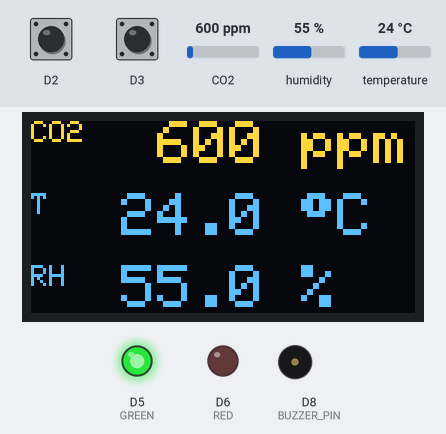
A program run on a simulated Arduino Nano ESP32. On the bench: 128×64 one-colour display, output pins drawn as LEDs (lit = HIGH), buzzer (waves = sounding). The inputs (shaded band) are chosen by the test bench; at power-on: D2 HIGH, D3 HIGH, CO2 600 ppm, humidity 55 %, temperature 24 °C. The OLED is the two-colour kind (top 16 rows yellow); what the program prints to the serial monitor is not drawn.

Above: at 3.3 s.
3.4 s: D2 pulled LOW for 3 s
At 4.1 s:
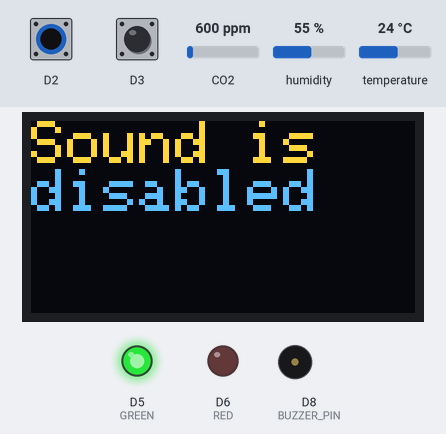
7.9 s: D3 pulled LOW for 3 s
At 9.5 s:
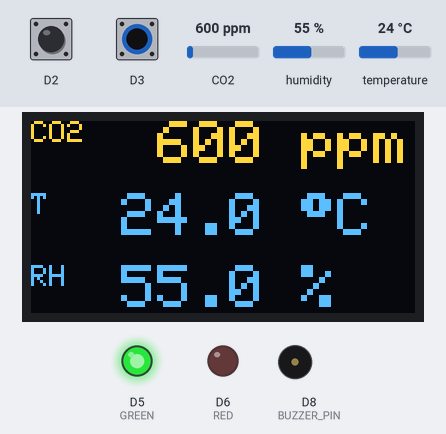
12.4 s: CO2 set to 767 ppm
At 13.4 s:
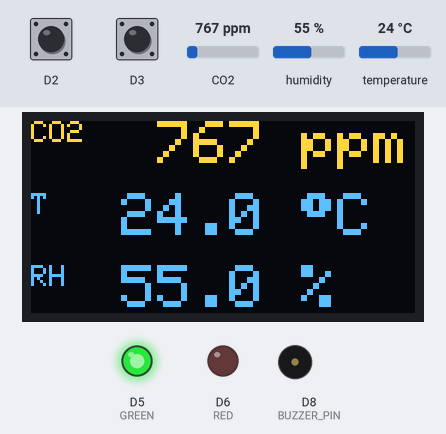
16.0 s: CO2 set to 847 ppm
At 18.2 s:
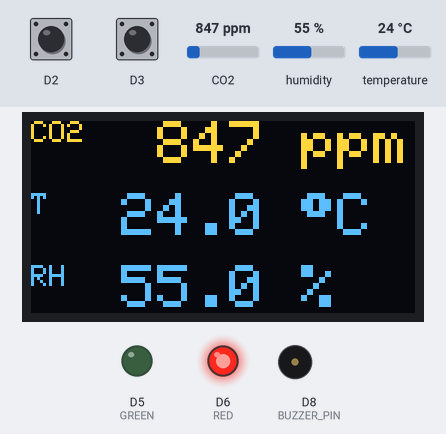
19.6 s: D2 pulled LOW for 3 s
At 21.1 s:
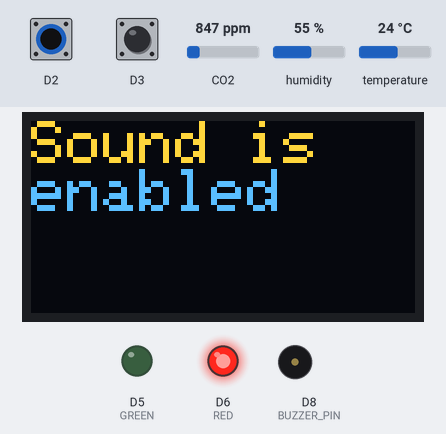
24.1 s: D2 pulled LOW for 3 s
At 25.2 s:
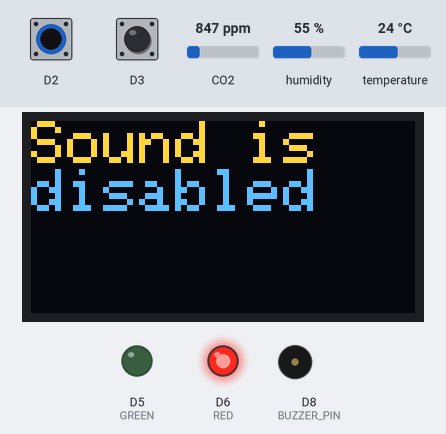
Timing chart, 0 to 27.1 s (numbered marks = the images above; inputs shaded):
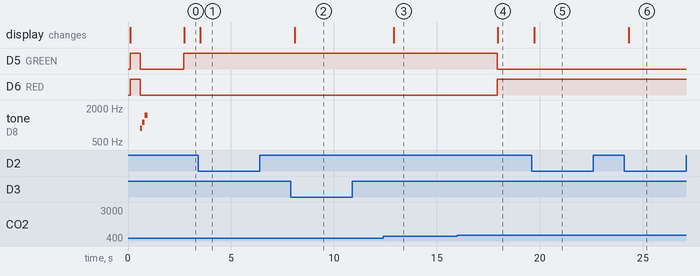

Measured:
- the behaviour switches between 799 and 800 ppm on CO2 (found by bisection; images 3 and 4)
- after the input at 3.4 s, the display: changes after 0.11 s (image 1)
- after the input at 7.9 s, the display: changes after 0.19 s (image 2)
- after the input at 12.4 s, the display: changes after 0.50 s (image 3)
- after the input at 16.0 s, D5 (GREEN): HIGH → LOW after 1.9 s; D6 (RED): LOW → HIGH after 1.9 s; the display: changes after 2.0 s (image 4)
- after the input at 19.6 s, the display: changes after 0.14 s (image 5)
- after the input at 24.1 s, the display: changes after 0.22 s (image 6)

The program:

main.cpp
```cpp
#include <Arduino.h>

#include "components/sensor_scd30.h"
#include "components/oled_display_sh1106.h"
#include "components/light_indicator.h"
#include "components/button.h"
#include "components/buzzer.h"
#include "views/view_service.h"
#include "interrupt_flags.h"

void setup()
{
  Serial.begin(115200);

#if defined(WAIT_FOR_SERIAL_MONITOR)
  // Requires active monitoring, use the RESET button to start monitoring
  // will wait until serial console opens
  while (!Serial)
    delay(10);
#endif

  display::setup();
  display::printWelcomeMessage();

  sensor_scd30::setup();
  sensor_scd30::waitUntilDataReady();

  light_indicator::setup();
  light_indicator::powerOnSelfTest();

  buzzer::setup();
  buzzer::playWelcomeTone();

  button::setup();
}

void loop()
{
  auto now = millis();

  // variable to keep track of the timing of recent update
  static unsigned long last_update_time = 0;
  if (now - last_update_time > 2500 /*ms*/)
  {
    last_update_time = now;

    sensor_scd30::updateData();
    light_indicator::updateLight(sensor_scd30::sensorData.CO2);

    Serial.println();
    sensor_scd30::printSerial();
    light_indicator::printSerial();

    updateViewImmediatly = false;
    view::viewService.render();
  }

  // Play a warning 'buzz' every 10sec if co2 > 1100 ppm
  static unsigned long last_buzzer_time = 0;
  if ((sensor_scd30::sensorData.CO2 > 1100 /*ppm*/) && (now - last_buzzer_time > 10000 /*ms*/))
  {
    last_buzzer_time = now;

    buzzer::playWarning();
  }

  /**
   * The flag is updated by an ISR when a button is pressed.
   * This will update the display immediatly, and is not bound to any other condition.
   * Otherwise the view is updated only every ~2.5sec, which feels very laggy
   */
  if (updateViewImmediatly)
  {
    updateViewImmediatly = false;
    view::viewService.render();
  }

  delay(250);
}
```

button.h
```cpp
#pragma once

#include <Arduino.h>
#include "views/view_service.h"
#include "buzzer.h"
#include "interrupt_flags.h"

namespace button
{

    const int BUTTON_MUTE_BUZZER = D2;
    const int BUTTON_NEXT_VIEW = D3;

    const unsigned long DEBOUNCE_TIME = 350; // ms

    void
#if defined(ESP32)
        IRAM_ATTR // Forces code into IRAM instead of flash (required for ESP32)
#endif
        isrMuteBuzzer()
    {
        // variable to keep track of the timing of recent interrupts
        static unsigned long last_button_time = 0;

        auto now = millis();
        if (now - last_button_time > DEBOUNCE_TIME)
        {
            Serial.println("Button pressed: mute buzzer");

            last_button_time = now;
            buzzer::toggleMute();
            view::viewService.switchToBuzzerMuteView();
            updateViewImmediatly = true;
        }
    }

    void
#if defined(ESP32)
        IRAM_ATTR // Forces code into IRAM instead of flash (required for ESP32)
#endif
        isrNextView()
    {
        // variable to keep track of the timing of recent interrupts
        static unsigned long last_button_time = 0;

        auto now = millis();
        if (now - last_button_time > DEBOUNCE_TIME)
        {
            Serial.println("Button pressed: next view");

            last_button_time = now;
            view::viewService.switchToNextView();
            updateViewImmediatly = true;
        }
    }

    /**
     * Arduinos have an internal pullup
     */
    void setupButton(uint8_t pin, void (*intRoutine)())
    {
        pinMode(pin, INPUT_PULLUP);
        attachInterrupt(pin, intRoutine, FALLING);
    }

    void setup()
    {
        Serial.print("Initializing buttons ...");
        setupButton(BUTTON_MUTE_BUZZER, isrMuteBuzzer);
        setupButton(BUTTON_NEXT_VIEW, isrNextView);
        Serial.println(" setup complete");
    }
}
```

buzzer.h
```cpp
#pragma once

#include <Arduino.h>

namespace buzzer
{
    volatile bool isMuted = false;

    const int BUZZER_PIN = D8;
    const int BUZZER_CHANNEL = 0;

    void setup()
    {
        Serial.print("Initializing buzzer ...");

        ledcSetup(BUZZER_CHANNEL, 500, 15);
        ledcAttachPin(BUZZER_PIN, BUZZER_CHANNEL);

        Serial.println(" setup complete");
    }

    void play(int freq_Hz, int duration_ms)
    {
        ledcWriteTone(BUZZER_CHANNEL, freq_Hz);
        if (duration_ms > 0)
        {
            delay(duration_ms);
        }
    }

    void toneOff()
    {
        play(0, 0);
    }

    void playWelcomeTone()
    {
        play(880, 100);
        play(1109, 100);
        play(1480, 150);
        toneOff();
    }

    /**
     * experimantal - Playing with Notes/Octaves
     */
    void playWelcomeMelody()
    {
        ledcWriteNote(BUZZER_CHANNEL, NOTE_C, 1);
        delay(50);
        ledcWriteNote(BUZZER_CHANNEL, NOTE_E, 2);
        delay(50);
        ledcWriteNote(BUZZER_CHANNEL, NOTE_G, 6);
        delay(50);
        toneOff();
    }

    void playWarning()
    {
        if (isMuted)
            return;

        play(300, 100);
        toneOff();
    }

    void toggleMute()
    {
        isMuted = !isMuted;
    }
}
```

light_indicator.h
```cpp
#pragma once

#include <Arduino.h>

namespace light_indicator
{

    /**
     * The assigned values are the physical pin numbers of the corresponding led.
     */
    enum Light
    {
        GREEN = D5,
        RED = D6,
        OFF = -1,
    };

    Light activeLigth = OFF;

    void powerOnSelfTest()
    {
        digitalWrite(GREEN, HIGH);
        digitalWrite(RED, HIGH);
        delay(500);
        digitalWrite(GREEN, LOW);
        digitalWrite(RED, LOW);
    }

    void setup()
    {
        pinMode(GREEN, OUTPUT);
        pinMode(RED, OUTPUT);
    }

    /**
     * threshold    color
     *    0 -  800  GREEN
     *  800 -  inf  RED
     *
     */
    light_indicator::Light mapCo2ToTrafficLight(float co2_ppm)
    {
        using namespace light_indicator;

        if (co2_ppm < 800)
        {
            return GREEN;
        }
        else
        {
            return RED;
        }
    }

    void changeLight(const Light newLight)
    {
        if (activeLigth != OFF)
        {
            // switch off active light
            digitalWrite(activeLigth, LOW);
        }

        if (newLight != OFF)
        {
            // switch on new light
            digitalWrite(newLight, HIGH);
        }

        // update active light
        activeLigth = newLight;
    }

    void updateLight(const float co2)
    {
        auto newLight = mapCo2ToTrafficLight(co2);
        if (newLight != activeLigth)
        {
            changeLight(newLight);
        }
    }

    void printSerial()
    {
        String light = "";
        switch (activeLigth)
        {
        case GREEN:
            light = "GREEN";
            break;

        case RED:
            light = "RED";
            break;

        default:
            light = "OFF";
            break;
        }
        Serial.printf("Active Light: %s\n", light.c_str());
    }
}
```

oled_display_sh1106.h
```cpp
#pragma once

#include <Arduino.h>
#include <SPI.h>
#include <Wire.h>
#include <Adafruit_SH110X.h>

#define SCREEN_WIDTH 128 // OLED display width, in pixels
#define SCREEN_HEIGHT 64 // OLED display height, in pixels
#define OLED_RESET -1    // Reset pin # (or -1 if sharing Arduino reset pin)
#define I2C_ADDRESS 0x3C

namespace display
{
    Adafruit_SH1106G display(SCREEN_WIDTH, SCREEN_HEIGHT, &Wire, OLED_RESET);

    const uint16_t WHITE = SH110X_WHITE;
    const uint16_t BLACK = SH110X_BLACK;

    /**
     * Using the Degree symbol requires the display to support the correct "Code Page 437".
     */
    const char DEGREE_SYMBOL = char(248);

    void setNormalTextColor()
    {
        // Draw white text (the default is black), because the display is black
        display.setTextColor(WHITE);
    }

    void invertTextColor()
    {
        display.setTextColor(BLACK, WHITE);
    }

    void setup()
    {
        Serial.print("Initializing display ...");

        if (!display.begin(I2C_ADDRESS, true))
        {
            Serial.println(F("SSD1306 allocation failed"));
            for (;;)
                ; // Don't proceed, loop forever
        }

        setNormalTextColor();
        display.setTextSize(1); // Normal 1:1 pixel scale
        display.cp437(true);    // Enable correct CP437 character values, to print degree symbol (°)

        display.clearDisplay();
        display.display();

        Serial.println(" setup complete");
    }

    void printWelcomeMessage()
    {
        display.setTextSize(2);
        display.println("AIRBOOST");
        display.println();
        display.println("Air");
        display.println("Quality");
        display.display();
    }

}
```

sensor_scd30.h
```cpp
#pragma once

#include <Arduino.h>
#include <Adafruit_SCD30.h>

namespace sensor_scd30
{

    Adafruit_SCD30 scd30;

    struct SensorData
    {
        float temperature = 0;
        float CO2 = 0;
        float relative_humidity = 0;
    } sensorData;

    void setup()
    {

        Serial.println("Adafruit SCD30 Sensor adjustment test!");
        Serial.println("Attempting to find SCD30 chip (CO2-Sensor)");

        if (!scd30.begin())
        {
            Serial.println("Failed to find SCD30 chip");
            while (1)
            {
                delay(10);
            }
        }
        Serial.println("Success. SCD30 Found!");

        /***
         * The code below will report the current settings for each of the
         * settings that can be changed. To see how they work, uncomment the setting
         * code above a status message and adjust the value
         *
         * **Note:** Since Automatic self calibration and forcing recalibration with
         * a reference value overwrite each other, you should only set one or the other
         ***/

        /*** Adjust the rate at which measurements are taken, from 2-1800 seconds */
        // if (!scd30.setMeasurementInterval(5)) {
        //   Serial.println("Failed to set measurement interval");
        //   while(1){ delay(10);}
        // }
        Serial.print("Measurement interval: ");
        Serial.print(scd30.getMeasurementInterval());
        Serial.println(" seconds");

        /*** Restart continuous measurement with a pressure offset from 700 to 1400 millibar.
         * Giving no argument or setting the offset to 0 will disable offset correction
         */
        // if (!scd30.startContinuousMeasurement(15)){
        //   Serial.println("Failed to set ambient pressure offset");
        //   while(1){ delay(10);}
        // }
        Serial.print("Ambient pressure offset: ");
        Serial.print(scd30.getAmbientPressureOffset());
        Serial.println(" mBar");

        /*** Set an altitude offset in meters above sea level.
         * Offset value stored in non-volatile memory of SCD30.
         * Setting an altitude offset will override any pressure offset.
         */
        // if (!scd30.setAltitudeOffset(110)){
        //   Serial.println("Failed to set altitude offset");
        //   while(1){ delay(10);}
        // }
        Serial.print("Altitude offset: ");
        Serial.print(scd30.getAltitudeOffset());
        Serial.println(" meters");

        /*** Set a temperature offset in hundredths of a degree celcius.
         * Offset value stored in non-volatile memory of SCD30.
         */
        // if (!scd30.setTemperatureOffset(1984)){ // 19.84 degrees celcius
        //   Serial.println("Failed to set temperature offset");
        //   while(1){ delay(10);}
        // }
        Serial.print("Temperature offset: ");
        Serial.print((float)scd30.getTemperatureOffset() / 100.0);
        Serial.println(" degrees C");

        /*** Force the sensor to recalibrate with the given reference value
         * from 400-2000 ppm. Writing a recalibration reference will overwrite
         * any previous self calibration values.
         * Reference value stored in non-volatile memory of SCD30.
         */
        // if (!scd30.forceRecalibrationWithReference(400)){
        //   Serial.println("Failed to force recalibration with reference");
        //   while(1) { delay(10); }
        // }
        Serial.print("Forced Recalibration reference: ");
        Serial.print(scd30.getForcedCalibrationReference());
        Serial.println(" ppm");

        /*** Enable or disable automatic self calibration (ASC).
         * Parameter stored in non-volatile memory of SCD30.
         * Enabling self calibration will override any previously set
         * forced calibration value.
         * ASC needs continuous operation with at least 1 hour
         * 400ppm CO2 concentration daily.
         */
        // if (!scd30.selfCalibrationEnabled(true)){
        //   Serial.println("Failed to enable or disable self calibration");
        //   while(1) { delay(10); }
        // }
        if (scd30.selfCalibrationEnabled())
        {
            Serial.print("Self calibration enabled");
        }
        else
        {
            Serial.print("Self calibration disabled");
        }

        Serial.println("\n\n");
    }

    void waitUntilDataReady()
    {
        while (!sensor_scd30::scd30.dataReady())
        {
            delay(500);
            Serial.println("waiting for data ready...");
        }
        Serial.println("... data is ready");
    }

    /**
     * Reading the data takes some time
     */
    void updateData()
    {
        if (scd30.dataReady() && scd30.read())
        {
            sensorData.temperature = scd30.temperature;
            sensorData.CO2 = scd30.CO2;
            sensorData.relative_humidity = scd30.relative_humidity;
        }
    }

    void printSerial(SensorData *data = &sensorData)
    {
        Serial.print("Temperature: ");
        Serial.print(data->temperature);
        Serial.println(" °C");

        Serial.print("Relative Humidity: ");
        Serial.print(data->relative_humidity);
        Serial.println(" %");

        Serial.print("CO2: ");
        Serial.print(data->CO2, 3);
        Serial.println(" ppm");
    }
}
```

interrupt_flags.h
```cpp
#pragma once

volatile bool updateViewImmediatly = false;
```

abstract_view.h
```cpp
#pragma once

class AbstractView
{
protected:
    AbstractView *nextView;

public:
    ~AbstractView() {}
    virtual void render() = 0;

    void setNextView(AbstractView *next) { this->nextView = next; }
    AbstractView *getNextView() { return nextView; };
};
```

buzzer_mute_view.h
```cpp
#pragma once

#include "components/oled_display_sh1106.h"
#include "components/buzzer.h"
#include "views/abstract_view.h"

namespace buzzer
{
    class BuzzerMuteView : public AbstractView
    {

        /**
         * Display the state of the sound alarm (buzzer).
         *
         * Diplay Size: 64x128px (hxw)
         *
         * Textsize 1 => 6x8
         * Textsize 2 => 12x16
         * Textsize 3 => 18x24
         * Textsize 4 => 24x32
         */
        void renderData(const bool isMuted)
        {
            display::display.clearDisplay();

            // Start at top-left corner
            display::display.setCursor(0, 0);

            display::display.setTextSize(2);
            display::display.print("Sound is\n");
            if (isMuted)
            {
                display::display.print("disabled");
            }
            else
            {
                display::display.print("enabled");
            }

            // reset textSize
            display::display.setTextSize(1);

            display::display.display();
        }

    public:
        void render() override
        {
            auto isMuted = buzzer::isMuted;
            renderData(isMuted);
        }
    };
}
```

co2_view.h
```cpp
#pragma once

#include "components/oled_display_sh1106.h"
#include "components/sensor_scd30.h"
#include "views/abstract_view.h"

namespace co2
{

    class Co2View : public AbstractView
    {

        /**
         * Display the SCD30 Data (CO2-Sensor) on the display.
         *
         * Diplay Size: 64x128px (hxw)
         *
         * Textsize 1 => 6x8
         * Textsize 2 => 12x16
         * Textsize 3 => 18x24
         * Textsize 4 => 24x32
         */
        void renderData(const sensor_scd30::SensorData *data)
        {
            display::display.clearDisplay();

            // Start at top-left corner
            display::display.setCursor(0, 0);

            // print capital CO
            display::display.setTextSize(3);
            display::display.print("CO");

            // print subscript 2
            display::display.setTextSize(2);
            display::display.setCursor(36, 8);
            display::display.print("2");

            // print unit
            display::display.setTextSize(1);
            display::display.setCursor(110, 16);
            display::display.print("ppm");

            // print data
            display::display.setTextSize(4);
            display::display.setCursor(4, 32);
            display::display.printf("%5.0f", data->CO2);

            // reset textSize
            display::display.setTextSize(1);

            display::display.display();
        }

    public:
        void render() override
        {
            auto data = &sensor_scd30::sensorData;
            renderData(data);
        }
    };
}
```

view_service.h
```cpp
#pragma once

#include "views/raw_data_view.h"
#include "views/co2_view.h"
#include "views/heatindex_view.h"
#include "views/buzzer_mute_view.h"

namespace view
{
    class ViewService
    {
        data::RawDataView dataView;
        co2::Co2View co2View;
        heatindex::HeatIndexView heatIndexView;
        buzzer::BuzzerMuteView buzzerMuteView;

        AbstractView *activeView;

    public:
        ViewService()
        {
            dataView.setNextView(&co2View);
            co2View.setNextView(&heatIndexView);
            heatIndexView.setNextView(&buzzerMuteView);
            buzzerMuteView.setNextView(&dataView);

            this->activeView = &dataView;
        }

        void switchToNextView()
        {
            activeView = activeView->getNextView();
        }

        void render()
        {
            activeView->render();
        }

        void switchToBuzzerMuteView()
        {
            activeView = &buzzerMuteView;
        }
    };

    ViewService viewService;
}
```

Source omitted: heatindex_view.h (2597 bytes), raw_data_view.h (2304 bytes)
